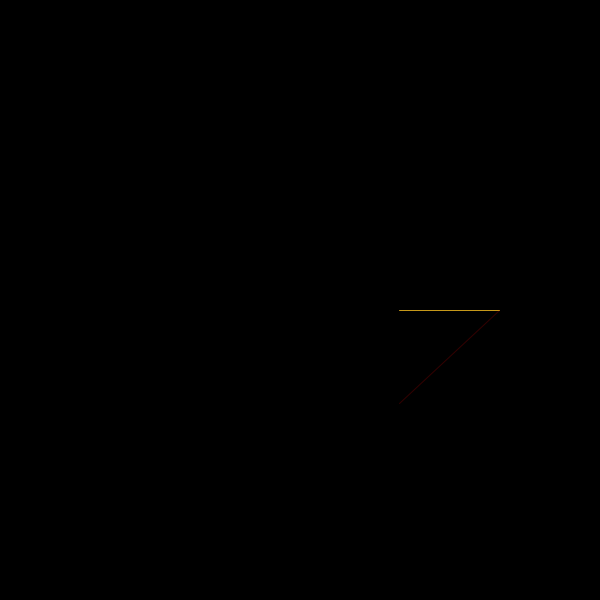
Frame 1 (no input)
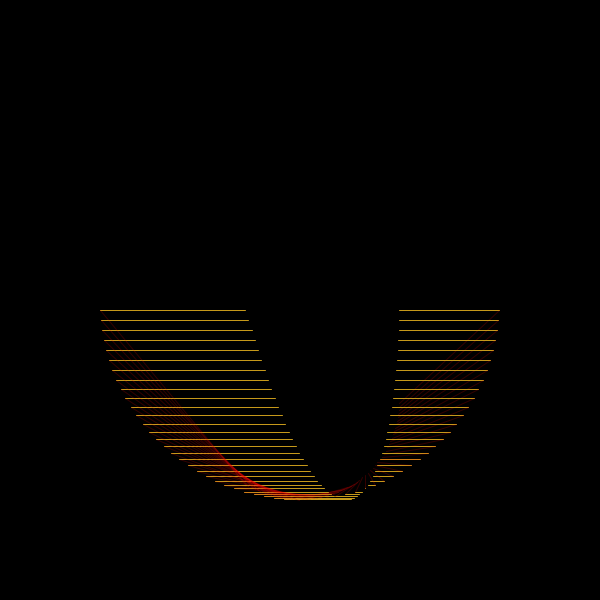
Frame 60 (the mouse pressed at the canvas centre just before this capture)
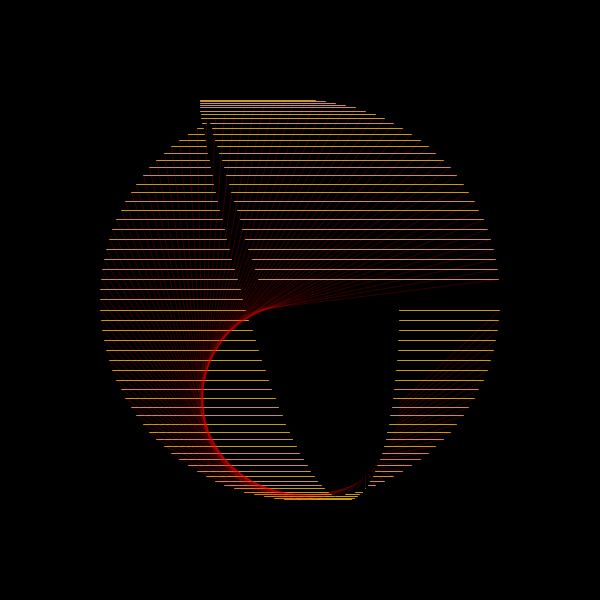
Frame 120 (the mouse held since frame 60 and released just before this capture)

The Processing sketch that drew these frames (run headless with seeded random() and noise(); from frame 60 on, the mouse is pressed at the canvas centre):

// Processing sketch: processing_148991
// ── processing_148991.pde

float raggio1 = 100;
float raggio2 = 200;
float raggio3 = 115;
float passoRad1 = PI/88;
float passoRad2 = PI/61;
float passoRad3 = PI/40;
void setup(){
background(0);
size(600,600);
stroke(255,255,255);
frameRate(60);
smooth();
 }
 
void draw(){
float c5x= 300;
float c5y= 400;
float c6x= 300;
float c6y= 300;
  float rad1 = frameCount*passoRad1;
  float  c1x   = c5x + cos(rad1)*raggio1;
  float  c1y  = c5y + sin(rad1)*raggio1;
  float rad2 = frameCount*passoRad2;
  float  c2x  = c6x + cos(rad2)*raggio2;
  float  c2y   = c6y + sin(rad2)*raggio2;
  float rad3 = frameCount*passoRad3;
  stroke(#C6991A);
  line(c2x,c2y,c1x,c2y);
  stroke(255,0,0,50);
  line(c1x,c1y,c2x,c2y);
  
  
}
  
